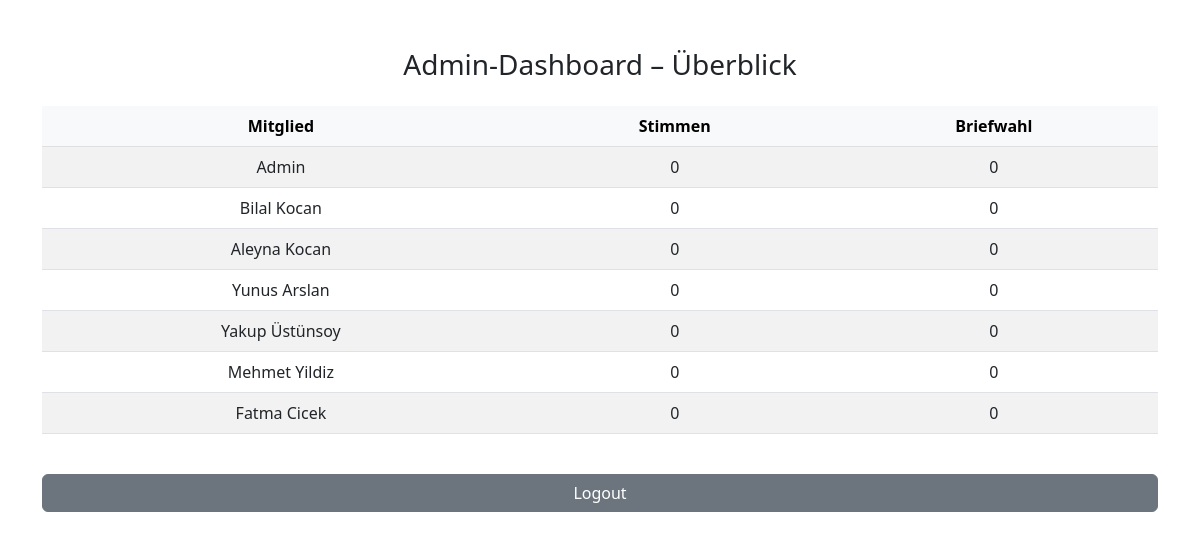
The app's page /dashboard (signed in) with its own data.
### tables this page shows
CREATE TABLE users (
    id INTEGER PRIMARY KEY AUTOINCREMENT,
    name TEXT NOT NULL,
    password TEXT NOT NULL,
    is_admin INTEGER DEFAULT 0
);

### app.py (the view, shortened to what this page needs)
@app.route('/dashboard', methods=['GET', 'POST'])
def dashboard():
    if 'user_id' not in session:
        return redirect(url_for('login'))
    error = None
    try:
        conn = get_db()
        cur = conn.cursor()
        if session.get('is_admin'):
            cur.execute("""
                SELECT users.name, COUNT(entries.id) as total,
                       SUM(entries.briefwahl) as briefwahl
                FROM users LEFT JOIN entries ON users.id = entries.user_id
                GROUP BY users.id
            """)
            summary = cur.fetchall()
            return render_template('admin_dashboard.html', summary=summary)
    except Exception as e:
        return f"<h1>Fehler im Dashboard:</h1><p>{str(e)}</p>"

### app.py (called while the page is built)
def get_db():
    conn = sqlite3.connect(DATABASE)
    conn.row_factory = sqlite3.Row
    return conn

### templates/admin_dashboard.html (shortened to what this page needs)
<!doctype html>
<html lang="de">
<head>
  <link href="https://cdn.jsdelivr.net/npm/bootstrap@5.3.0/dist/css/bootstrap.min.css" rel="stylesheet">
</head>
<body class="container py-5">
  <h3 class="mb-4 text-center">Admin-Dashboard – Überblick</h3>
  <div class="table-responsive">
    <table class="table table-striped align-middle text-center">
      <thead class="table-light">
        <tr>
          <th>Mitglied</th>
          <th>Stimmen</th>
          <th>Briefwahl</th>
        </tr>
      </thead>
      <tbody>
        {% for row in summary %}
        <tr>
          <td>{{ row['name'] }}</td>
          <td>{{ row['total'] or 0 }}</td>
          <td>{{ row['briefwahl'] or 0 }}</td>
        </tr>
        {% endfor %}
      </tbody>
    </table>
  </div>
  <a href="{{ url_for('logout') }}" class="btn btn-secondary w-100 mt-4">Logout</a>
</body>
</html>

### records on screen
users: name "Admin", row "0"
users: name "Bilal Kocan", is_admin "0"
users: name "Aleyna Kocan", is_admin "0"
users: name "Yunus Arslan", is_admin "0"
users: name "Yakup Üstünsoy", is_admin "0"
users: name "Mehmet Yildiz", is_admin "0"
users: name "Fatma Cicek", is_admin "0"
